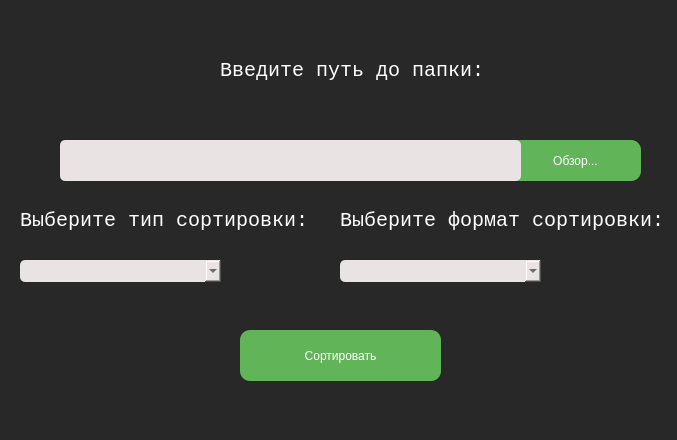
<?xml version="1.0" encoding="UTF-8"?>
<ui version="4.0">
 <class>MainWindow</class>
 <widget class="QMainWindow" name="MainWindow">
  <property name="geometry">
   <rect>
    <x>0</x>
    <y>0</y>
    <width>677</width>
    <height>440</height>
   </rect>
  </property>
  <property name="font">
   <font>
    <family>Courier New</family>
    <pointsize>15</pointsize>
    <italic>false</italic>
    <bold>false</bold>
   </font>
  </property>
  <property name="windowTitle">
   <string>MainWindow</string>
  </property>
  <property name="styleSheet">
   <string notr="true">background-color: #282828;
color:#ffffff;
font: 15pt &quot;Courier New&quot;;</string>
  </property>
  <widget class="QWidget" name="centralwidget">
   <widget class="QPushButton" name="pushButton_3">
    <property name="geometry">
     <rect>
      <x>240</x>
      <y>330</y>
      <width>201</width>
      <height>51</height>
     </rect>
    </property>
    <property name="styleSheet">
     <string notr="true">QPushButton{
	background-color:#61B458;
	font:15pt &quot;Times New Roman&quot;;
	color:white;
	border-radius:10px;
}
QPushButton:pressed{
background-color:#4de941;
}</string>
    </property>
    <property name="text">
     <string>Сортировать</string>
    </property>
   </widget>
   <widget class="QLabel" name="label_4">
    <property name="geometry">
     <rect>
      <x>220</x>
      <y>50</y>
      <width>271</width>
      <height>41</height>
     </rect>
    </property>
    <property name="font">
     <font>
      <family>Courier New</family>
      <pointsize>15</pointsize>
      <italic>false</italic>
      <bold>false</bold>
     </font>
    </property>
    <property name="text">
     <string>Введите путь до папки:</string>
    </property>
   </widget>
   <widget class="QPushButton" name="pushButton_4">
    <property name="geometry">
     <rect>
      <x>510</x>
      <y>140</y>
      <width>131</width>
      <height>41</height>
     </rect>
    </property>
    <property name="styleSheet">
     <string notr="true">QPushButton{
	background-color:#61B458;
	font:15pt &quot;Times New Roman&quot;;
	color:white;
	border-radius:10px;
}
QPushButton:pressed{
background-color:#4de941;
}</string>
    </property>
    <property name="text">
     <string>Обзор...</string>
    </property>
   </widget>
   <widget class="QLineEdit" name="lineEdit_3">
    <property name="geometry">
     <rect>
      <x>60</x>
      <y>140</y>
      <width>461</width>
      <height>41</height>
     </rect>
    </property>
    <property name="styleSheet">
     <string notr="true">background-color:#E9E3E3;
border-radius: 5px;
color:#282828;</string>
    </property>
   </widget>
   <widget class="QComboBox" name="comboBox">
    <property name="geometry">
     <rect>
      <x>20</x>
      <y>260</y>
      <width>201</width>
      <height>22</height>
     </rect>
    </property>
    <property name="styleSheet">
     <string notr="true">background-color:#E9E3E3;
border-radius: 5px;
color:#282828;</string>
    </property>
    <item>
     <property name="text">
      <string/>
     </property>
    </item>
    <item>
     <property name="text">
      <string>По типу файлов</string>
     </property>
    </item>
    <item>
     <property name="text">
      <string>По дате создания</string>
     </property>
    </item>
    <item>
     <property name="text">
      <string>По размеру файла</string>
     </property>
    </item>
   </widget>
   <widget class="QLabel" name="label_5">
    <property name="geometry">
     <rect>
      <x>20</x>
      <y>200</y>
      <width>291</width>
      <height>41</height>
     </rect>
    </property>
    <property name="font">
     <font>
      <family>Courier New</family>
      <pointsize>15</pointsize>
      <italic>false</italic>
      <bold>false</bold>
     </font>
    </property>
    <property name="text">
     <string>Выберите тип сортировки:</string>
    </property>
   </widget>
   <widget class="QComboBox" name="comboBox_2">
    <property name="geometry">
     <rect>
      <x>340</x>
      <y>260</y>
      <width>201</width>
      <height>22</height>
     </rect>
    </property>
    <property name="styleSheet">
     <string notr="true">background-color:#E9E3E3;
border-radius: 5px;
color:#282828;</string>
    </property>
    <item>
     <property name="text">
      <string/>
     </property>
    </item>
    <item>
     <property name="text">
      <string>Год</string>
     </property>
    </item>
    <item>
     <property name="text">
      <string>Год Месяц</string>
     </property>
    </item>
    <item>
     <property name="text">
      <string>Год Месяц День</string>
     </property>
    </item>
   </widget>
   <widget class="QLabel" name="label_6">
    <property name="geometry">
     <rect>
      <x>340</x>
      <y>200</y>
      <width>321</width>
      <height>41</height>
     </rect>
    </property>
    <property name="font">
     <font>
      <family>Courier New</family>
      <pointsize>15</pointsize>
      <italic>false</italic>
      <bold>false</bold>
     </font>
    </property>
    <property name="text">
     <string>Выберите формат сортировки:</string>
    </property>
   </widget>
  </widget>
  <widget class="QStatusBar" name="statusbar"/>
 </widget>
 <resources/>
 <connections/>
</ui>
